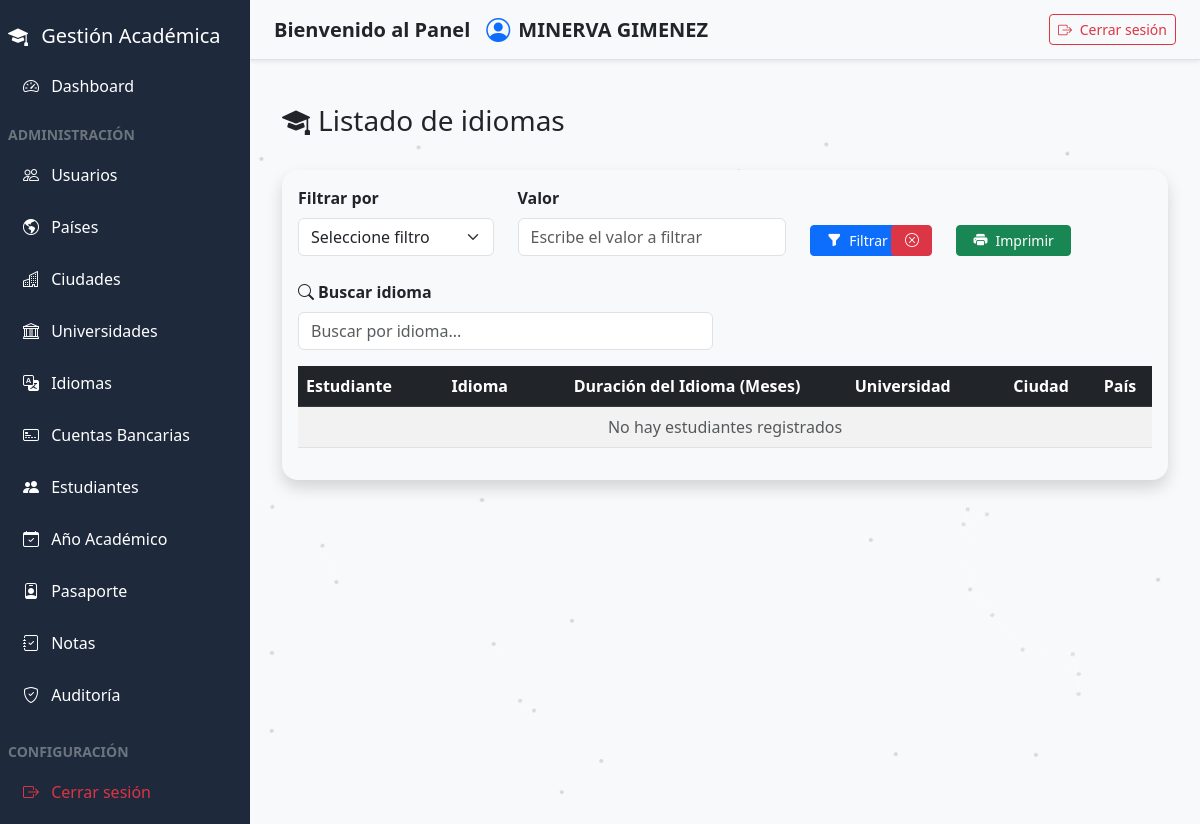
/admin/idiomas.php (signed in), run on an earlier commit of the app's database.
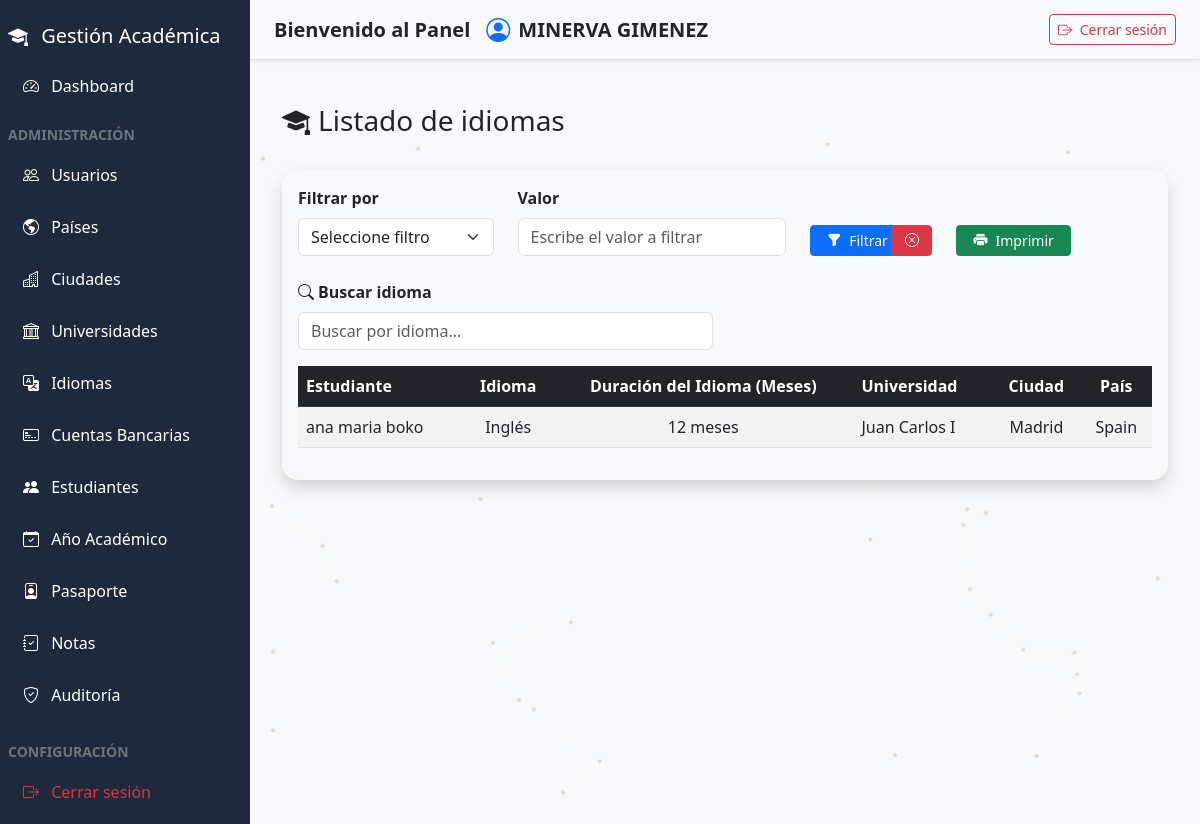
And on a later commit of the database.
### tables this page shows
CREATE TABLE `estudiantes` (
  `id` int(11) NOT NULL,
  `nombre_completo` varchar(100) DEFAULT NULL,
  `codigo_acceso` varchar(20) DEFAULT NULL,
  `fecha_nacimiento` date DEFAULT NULL,
  `pais_id` int(11) NOT NULL,
  `ciudad_id` int(11) DEFAULT NULL,
  `universidad_id` int(11) DEFAULT NULL,
  `idioma_id` int(11) DEFAULT NULL,
  `anio_inicio_carrera` year(4) DEFAULT NULL,
  `anio_fin_carrera` year(4) DEFAULT NULL,
  `email` varchar(100) DEFAULT NULL,
  `telefono` varchar(20) DEFAULT NULL,
  `carrera_actual` varchar(150) NOT NULL,
  `ciudad_actual` varchar(100) NOT NULL,
  `foto_perfil` varchar(255) DEFAULT NULL,
  `ruta_foto` varchar(255) DEFAULT NULL,
  `creado_en` timestamp NULL DEFAULT current_timestamp(),
  `idioma` varchar(255) DEFAULT NULL,
  `meses_idioma` int(11) DEFAULT NULL,
  `cuenta_id` int(11) DEFAULT NULL,
  `archivo_beca` text DEFAULT NULL
);

CREATE TABLE `idiomas` (
  `id` int(11) NOT NULL,
  `nombre` varchar(50) NOT NULL,
  `codigo_2` char(2) NOT NULL,
  `codigo_3` char(3) NOT NULL
);

CREATE TABLE `universidades` (
  `id` int(11) NOT NULL,
  `nombre` varchar(100) NOT NULL,
  `ciudad_id` int(11) NOT NULL
);

CREATE TABLE `ciudades` (
  `id` int(11) NOT NULL,
  `nombre` varchar(100) NOT NULL,
  `pais_id` int(11) NOT NULL
);

CREATE TABLE `paises` (
  `id` int(11) NOT NULL,
  `nombre` varchar(50) NOT NULL
);

### admin/idiomas.php (the view, shortened to what the changed rows need)
<?php
include_once("../componentes/header.php");
include_once("../config/conexion.php");
function verificarYActualizarIdiomas($pdo)
{
    try {
        echo "Tabla 'idiomas' verificada y actualizada si es necesario.<br>";
    } catch (PDOException $e) {
        echo "Error al verificar la tabla o columnas: " . $e->getMessage();
    }
}
verificarYActualizarIdiomas($pdo);
try {
    $stmt = $pdo->prepare("        SELECT
            e.nombre_completo,
            e.meses_idioma,
            i.nombre AS idioma,
            u.nombre AS universidad,
            c.nombre AS ciudad,
            p.nombre AS pais
        FROM estudiantes e
        INNER JOIN idiomas i ON e.idioma_id = i.id
        INNER JOIN universidades u ON e.universidad_id = u.id
        INNER JOIN ciudades c ON e.ciudad_id = c.id
        INNER JOIN paises p ON e.pais_id = p.id
        ORDER BY e.nombre_completo ASC
    ");
    $stmt->execute();
    $estudiantes = $stmt->fetchAll(PDO::FETCH_ASSOC);
} catch (PDOException $e) {
    die("Error al obtener los estudiantes: " . $e->getMessage());
}
?>
<main class="content" id="mainContent">
    <div class="container-fluid">
        <div class="card shadow rounded-4">
            <div class="card-body">
                <div class="table-responsive">
                    <table class="table table-striped table-hover align-middle text-center">
                        <thead class="table-dark">
                            <tr>
                                <th class="text-start">Estudiante</th>
                                <th>Idioma</th>
                                <th>Duración del Idioma (Meses)</th>
                                <th class="text-start">Universidad</th>
                                <th>Ciudad</th>
                                <th>País</th>
                            </tr>
                        </thead>
                        <tbody id="contenidoTabla"> <?php if (!empty($estudiantes)): ?>
                                <?php foreach ($estudiantes as $est): ?>
                                    <tr>
                                        <td class="text-start"><?= htmlspecialchars($est['nombre_completo']) ?></td>
                                        <td><?= htmlspecialchars($est['idioma']) ?></td>
                                        <td><?= htmlspecialchars($est['meses_idioma']) ?> meses</td>
                                        <td class="text-start"><?= htmlspecialchars($est['universidad']) ?></td>
                                        <td><?= htmlspecialchars($est['ciudad']) ?></td>
                                        <td><?= htmlspecialchars($est['pais']) ?></td>
                                    </tr>
                                <?php endforeach; ?>
                            <?php else: ?>
                                <tr id="sin-resultados">
                                    <td colspan="6" class="text-center text-muted">No hay estudiantes registrados</td>
                                </tr>
                            <?php endif; ?>
                        </tbody>
                    </table>
                </div>
            </div>
        </div>
    </div>
</main>
<?php include_once("../componentes/footer.php"); ?>

What changed in the data, as far as the page shows it:
now on this page (row edited): estudiantes: nombre_completo "ana maria boko", idioma.nombre "Inglés", meses_idioma "12", universidad.nombre "Juan Carlos I", ciudad.nombre "Madrid", pais.nombre "Spain"
Also different on the page:
text no longer shown: "No hay estudiantes registrados"
